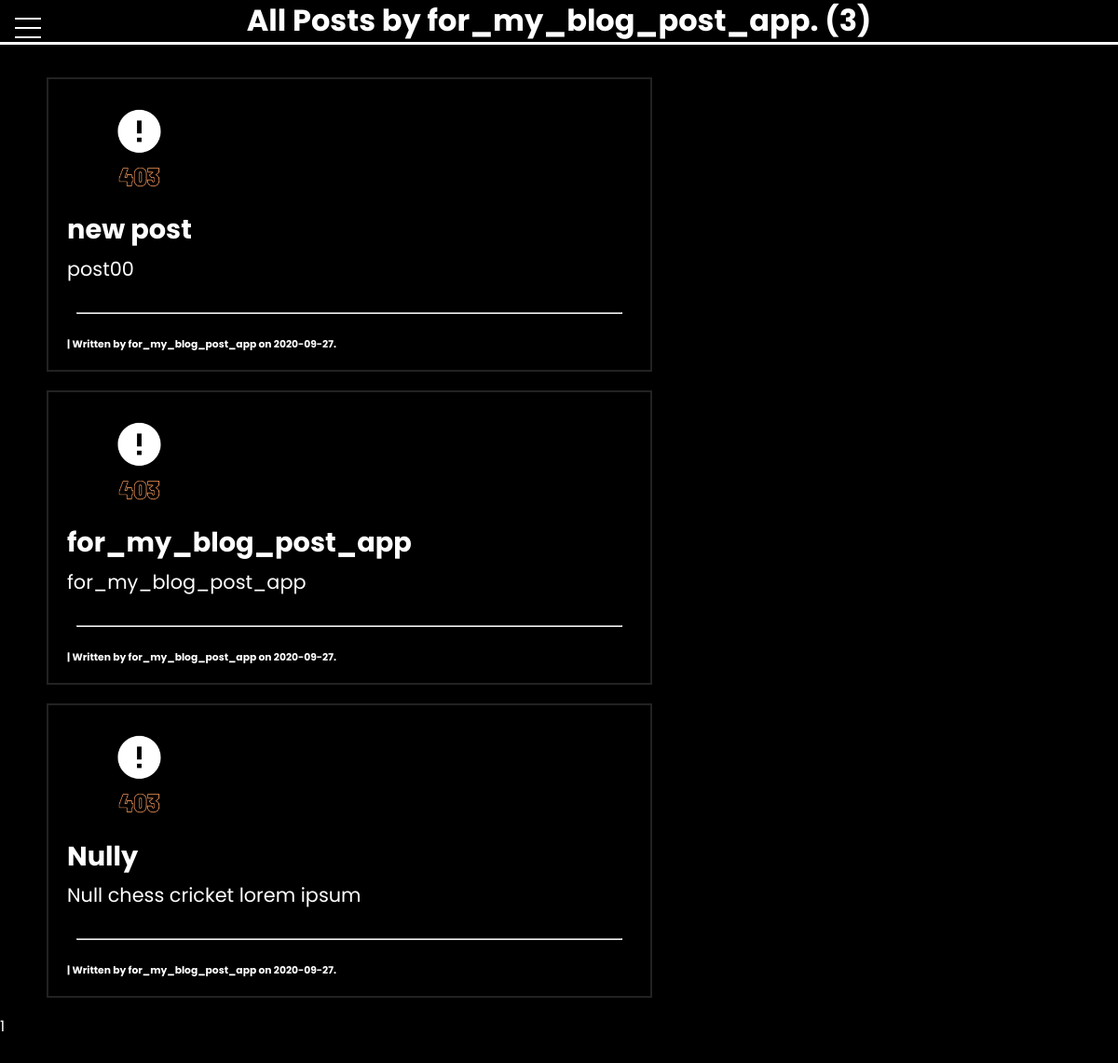
The app's page /user/for_my_blog_post_app with its own data.
### flaskblog/models.py (models this page shows, shortened)
class User(db.Model, UserMixin):
    id = db.Column(db.Integer, primary_key=True, unique=True)
    username = db.Column(db.String(20), unique=True, nullable=False)
    email = db.Column(db.String(120), unique=True, nullable=False)
    image_file = db.Column(db.String(20), nullable=False, default="default.jpg")
    password = db.Column(db.String(60), nullable=False)
    posts = db.relationship("Post", backref="author", lazy=True)

class Post(db.Model):
    id = db.Column(db.Integer, primary_key=True)
    title = db.Column(db.String(), nullable=False)
    date_posted = db.Column(db.DateTime, nullable=False, default=datetime.utcnow)
    content = db.Column(db.Text, nullable=False)
    is_verified = db.Column(db.Boolean, default=False)
    is_edited = db.Column(db.Boolean, default=False)
    is_forwarded = db.Column(db.Boolean, default=False)
    views = db.Column(db.Integer, default=0)
    font = db.Column(db.String(30), default="Poppins")
    font_color = db.Column(db.String(20), default="#fff")
    user_id = db.Column(db.Integer, db.ForeignKey("user.id"), nullable=False)

### flaskblog/user/routes.py (the view)
@user.route("/user/<string:username>")
def user_post(username):
    page = request.args.get("page", 1, type=int)
    user = User.query.filter_by(username=username).first_or_404()
    posts = (
        Post.query.filter_by(author=user)
        .order_by(Post.date_posted.desc())
        .paginate(page=page, per_page=5)
    )
    return render_template("filter_post.html", posts=posts, user=user)

### flaskblog/templates/filter_post.html (shortened to what this page needs)
{% extends "base.html" %}
{% block content %}
<h1> All Posts by {{ user.username }}. ({{ posts.total }})</h1>
<div id="posts" class="main">
    {% for post in posts.items %}
    <article class="main">
        <a href="{{ url_for('posts.post', post_id=post.id )}}"><img
                src="{{ url_for('static', filename='profile_pics/' + post.author.image_file) }}"
                class="rounded-profile-pic"></a>
        <a href="{{ url_for('posts.post', post_id=post.id )}}" class="post-title">
            <h2>{{ post.title }}</h2>
        </a>
        <p class="post-content">{{ post.content }}</p>
        <br>
        <hr>
        <a href="{{ url_for('user.user_post', username=post.author.username) }}" class="post-author">
            <h6>| Written by {{ post.author.username }} on {{ post.date_posted.strftime('%Y-%m-%d') }}.
            </h6>
        </a>
    </article>
    {% endfor %}
    {% for page_num in posts.iter_pages(left_edge=1, right_edge=1, left_current=1, right_current=2) %}
    {% if page_num %}
    {% if posts.page == page_num %}
    <a class="current-button"
        href="{{ url_for('user.user_post', page=page_num, username=user.username) }}">{{ page_num }}</a>
    {% else %}
    <a class="pagination-btn"
        href="{{ url_for('user.user_post', page=page_num, username=user.username) }}">{{ page_num }}</a>
    {% endif %}
    {% else %}
    <span>...</span>
    {% endif %}
    {% endfor %}
    <br><br><br><br><br><br><br><br>
</div>
</div>
{% endblock content %}

### flaskblog/templates/base.html (shortened to what this page needs)
<!DOCTYPE html>
<html lang="en">
<head>
    <link rel="stylesheet" type="text/css" href=" {{url_for('static', filename='style.css')}} ">
</head>
<body>
    <div class="main">
        <nav>
            <div class="menu-wrap">
                <div class="hamburger">
                    <div></div>
                </div>
            </div>
        </nav>
        {% block content %}{% endblock content %}
</body>
</html>

### flaskblog/static/style.css (style rules this page uses)
* { margin: 0px 0px 0px 0px; padding: 0px 0px 0px 0px; box-sizing: border-box; font-family: Poppins, "Poppins", Helveltica, sans-serif; text-decoration: none; color: white; }
body { background-color: black; background-image: linear-gradient( 60deg, rgb(5, 5, 5), rgb(0, 0, 0), ); background-size: 100%; color: white; font-family: "Poppins", Poppins, sans-serif; line-height: 1.4; }
html { scroll-behavior: smooth; }
h1 { text-align: center; border-bottom: 3px solid white; margin-bottom: 35px; }
article { margin: 20px 500px 20px 50px; border: 2px solid #222; padding: 20px; transition: 0.3s linear; }
p { font-size: 1.3rem; }
h6 { font-family: 1.4em; }
hr { margin: 10px; margin-bottom: 25px; }
:root { --primary-color: rgb(44 128 117 / 40%); --overlay-color: rgba(24, 39, 51, 0.85); --menu-speed: 0.75s; }
.menu-wrap { position: fixed; top: 0; left: 0; z-index: 1; }
.menu-wrap .hamburger { position: absolute; top: 0; left: 0; z-index: 1; width: 60px; height: 60px; padding: 1rem; background: none; display: flex; align-items: center; justify-content: center; }
.menu-wrap .hamburger > div { position: relative; width: 100%; height: 2px; background-color: white; display: flex; align-items: center; justify-content: center; transition: all 0.4s ease; }
.menu-wrap .hamburger > div:before, .menu-wrap .hamburger > div:after { content: ""; position: absolute; z-index: 1; top: -10px; width: 100%; height: 2px; background: inherit; }
.menu-wrap .hamburger > div:after { top: 10px; }
.post-title { color: white; padding-bottom: 10px; border-bottom: 1px solid white; transition: 0.2s; }
.post-content { color: white; }
.post-author h6 { min-width: 30ch; }
.rounded-profile-pic { border-radius: 100vw; margin-left: 20px; width: 115px; height: 115px; object-fit: cover; }
.post-author { color: white; }
#posts article a h2 { font-size: 1.8em; font-weight: bold; padding-bottom: 5px; text-decoration: none; transition: 0.2s linear; border-bottom: 2px solid black; }

### records on screen
User: username "for_my_blog_post_app"
Post: image_file (picture), title "new post", content "post00", author.username "for_my_blog_post_app", date_posted "2020-09-27"
Post: image_file (picture), title "for_my_blog_post_app", content "for_my_blog_post_app", author.username "for_my_blog_post_app", date_posted "2020-09-27"
Post: image_file (picture), title "Nully", content "Null chess cricket lorem ipsum", author.username "for_my_blog_post_app", date_posted "2020-09-27"

### other values on screen
{{ posts.total }} "3"
{{ page_num }} "1"
